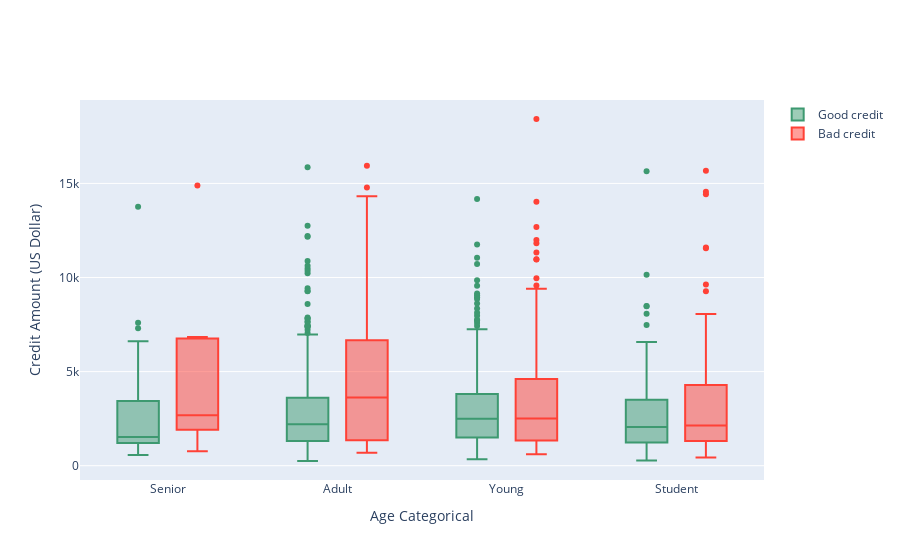

The cell this chart's notebook holds for it:
### Code cell
trace0 = go.Box(
    y=df_good["Credit amount"],
    x=df_good["Age_cat"],
    name='Good credit',
    marker=dict(
        color='#3D9970'
    )
)

trace1 = go.Box(
    y=df_bad['Credit amount'],
    x=df_bad['Age_cat'],
    name='Bad credit',
    marker=dict(
        color='#FF4136'
    )
)
    
data = [trace0, trace1]

layout = go.Layout(
    yaxis=dict(
        title='Credit Amount (US Dollar)',
        zeroline=False
    ),
    xaxis=dict(
        title='Age Categorical'
    ),
    boxmode='group'
)
fig = go.Figure(data=data, layout=layout)

py.iplot(fig, filename='box-age-cat')

### Figure 1 — Plotly figure (JSON) as saved in the notebook; plotly's stock layout.template omitted (floating-point values rounded to 4 significant figures; data arrays with more than 128 entries replaced by an {"elided": "..."} marker saying what was removed)
{"data": [{"marker": {"color": "#3D9970"}, "name": "Good credit", "type": "box", "x": {"elided": "700 str values"}, "y": {"elided": "700 int values"}}, {"marker": {"color": "#FF4136"}, "name": "Bad credit", "type": "box", "x": {"elided": "300 str values"}, "y": {"elided": "300 int values"}}], "layout": {"autosize": true, "boxmode": "group", "xaxis": {"autorange": true, "range": [-0.5138, 3.514], "title": {"text": "Age Categorical"}, "type": "category"}, "yaxis": {"autorange": true, "range": [-759.7, 19430.0], "title": {"text": "Credit Amount (US Dollar)"}, "type": "linear", "zeroline": false}}}
